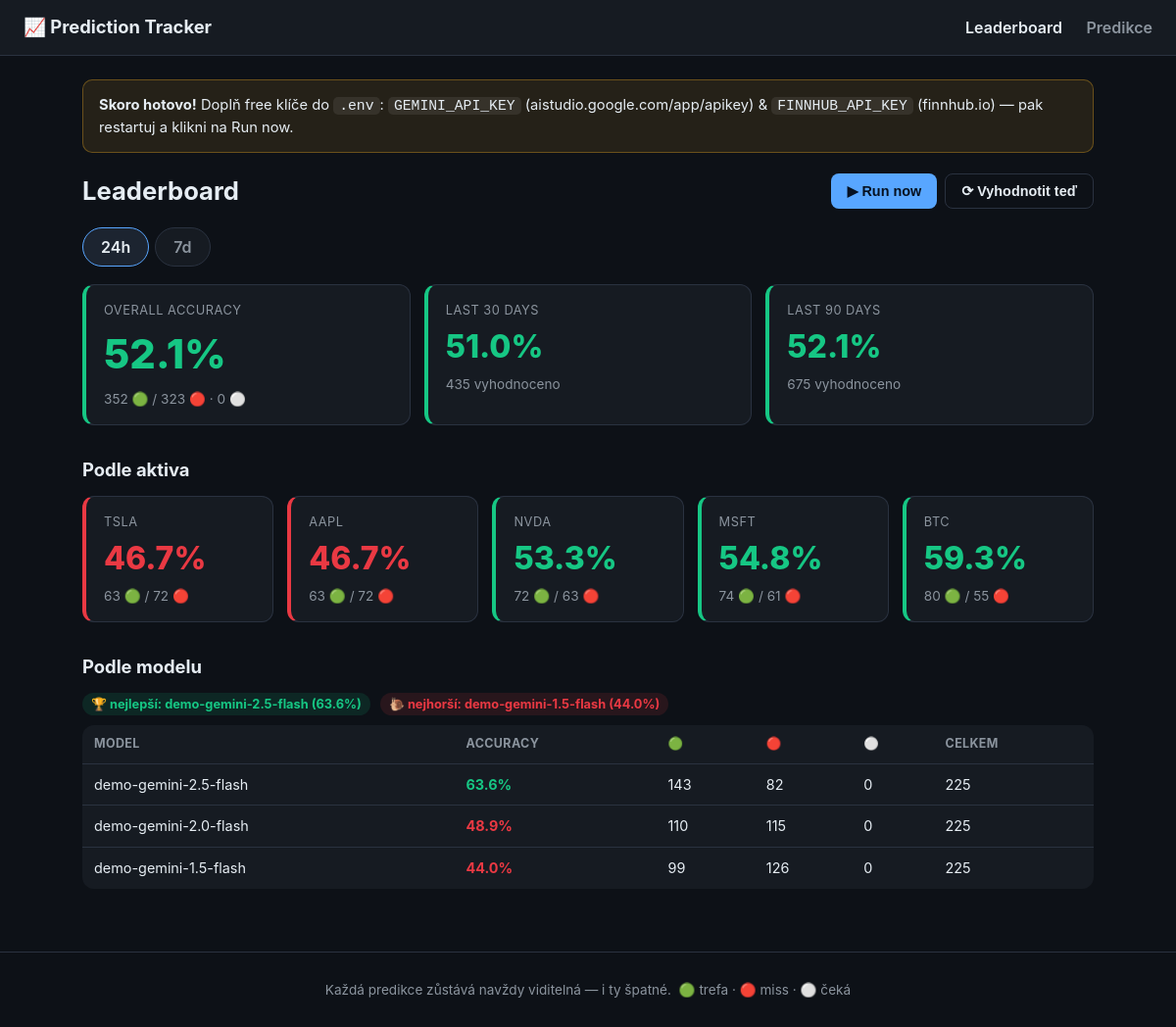
The page / on the database its author committed.
### app/models.py (models this page shows, shortened)
class Prediction(Base):
    __tablename__ = "predictions"
    id: Mapped[int] = mapped_column(Integer, primary_key=True)
    created_at: Mapped[datetime] = mapped_column(DateTime, default=utcnow, index=True)
    asset: Mapped[str] = mapped_column(String(16), index=True)
    model: Mapped[str] = mapped_column(String(64), index=True)
    direction: Mapped[str] = mapped_column(String(8))  # bullish | bearish
    bullish_prob: Mapped[float] = mapped_column(Float)
    bearish_prob: Mapped[float] = mapped_column(Float)
    price_at_prediction: Mapped[float] = mapped_column(Float)
    rationale: Mapped[str] = mapped_column(Text, default="")
    news_snapshot: Mapped[str] = mapped_column(Text, default="[]")  # JSON list of headlines
    evaluations: Mapped[list["Evaluation"]] = relationship(
        back_populates="prediction",
        cascade="all, delete-orphan",
        order_by="Evaluation.target_eval_time",
    )

class Evaluation(Base):
    __tablename__ = "evaluations"
    id: Mapped[int] = mapped_column(Integer, primary_key=True)
    prediction_id: Mapped[int] = mapped_column(
        ForeignKey("predictions.id"), index=True
    )
    horizon: Mapped[str] = mapped_column(String(8), index=True)  # "24h" | "7d"
    target_eval_time: Mapped[datetime] = mapped_column(DateTime, index=True)
    status: Mapped[str] = mapped_column(
        String(16), default="pending", index=True
    )  # pending | evaluated
    evaluated_at: Mapped[datetime | None] = mapped_column(DateTime, nullable=True)
    price_at_eval: Mapped[float | None] = mapped_column(Float, nullable=True)
    actual_direction: Mapped[str | None] = mapped_column(String(8), nullable=True)
    is_correct: Mapped[bool | None] = mapped_column(Boolean, nullable=True)
    prediction: Mapped["Prediction"] = relationship(back_populates="evaluations")

### app/main.py (the view)
@app.get("/", response_class=HTMLResponse)
def leaderboard(request: Request, h: str = "24h", db: Session = Depends(get_db)):
    data = full_scoreboard(db)
    if h not in data["horizons"]:
        h = data["horizons"][0]
    return templates.TemplateResponse(
        request,
        "leaderboard.html",
        {
            "data": data,
            "active_horizon": h,
            "settings": get_settings(),
            "active_page": "leaderboard",
        },
    )

### app/web/templates/leaderboard.html (shortened to what this page needs)
{% extends "base.html" %}
{% import "_macros.html" as m %}
{% set board = data.boards[active_horizon] %}
{% block content %}
{% if not settings.has_gemini or not settings.has_finnhub %}
<div class="banner warn">
  <strong>Skoro hotovo!</strong> Doplň free klíče do <code>.env</code>:
  {% if not settings.has_gemini %}<code>GEMINI_API_KEY</code> (aistudio.google.com/app/apikey){% endif %}
  {% if not settings.has_gemini and not settings.has_finnhub %} &amp; {% endif %}
  {% if not settings.has_finnhub %}<code>FINNHUB_API_KEY</code> (finnhub.io){% endif %}
  — pak restartuj a klikni na Run now.
</div>
{% endif %}
<div class="page-head">
  <h1>Leaderboard</h1>
  <div class="actions">
    <button class="btn" onclick="runPredictions(this)">▶ Run now</button>
    <button class="btn ghost" onclick="runEvaluations(this)">⟳ Vyhodnotit teď</button>
  </div>
</div>
<div class="tabs">
  {% for h in data.horizons %}
  <a href="/?h={{ h }}" class="tab {{ 'active' if h == active_horizon else '' }}">{{ h }}</a>
  {% endfor %}
</div>
<section class="cards-3">
  <div class="card big {{ m.acc_class(board.overall) }}">
    <div class="card-label">Overall accuracy</div>
    <div class="card-value">{{ m.accuracy(board.overall) }}</div>
    <div class="card-sub">{{ board.overall.correct }} 🟢 / {{ board.overall.incorrect }} 🔴 · {{ board.overall.pending }} ⚪</div>
  </div>
  <div class="card {{ m.acc_class(board.overall_30d) }}">
    <div class="card-label">Last 30 days</div>
    <div class="card-value">{{ m.accuracy(board.overall_30d) }}</div>
    <div class="card-sub">{{ board.overall_30d.decided }} vyhodnoceno</div>
  </div>
  <div class="card {{ m.acc_class(board.overall_90d) }}">
    <div class="card-label">Last 90 days</div>
    <div class="card-value">{{ m.accuracy(board.overall_90d) }}</div>
    <div class="card-sub">{{ board.overall_90d.decided }} vyhodnoceno</div>
  </div>
</section>
<h2>Podle aktiva</h2>
<section class="cards-asset">
  {% for s in board.by_asset %}
  <a class="card asset {{ m.acc_class(s) }}" href="/asset/{{ s.label }}">
    <div class="card-label">{{ s.label }}</div>
    <div class="card-value">{{ m.accuracy(s) }}</div>
    <div class="card-sub">{{ s.correct }} 🟢 / {{ s.incorrect }} 🔴{% if s.pending %} · {{ s.pending }} ⚪{% endif %}</div>
  </a>
  {% endfor %}
</section>
<h2>Podle modelu</h2>
{% if board.by_model %}
<div class="model-meta">
  {% if board.best_model %}<span class="badge good">🏆 nejlepší: {{ board.best_model.label }} ({{ m.accuracy(board.best_model) }})</span>{% endif %}
  {% if board.worst_model %}<span class="badge bad">🐌 nejhorší: {{ board.worst_model.label }} ({{ m.accuracy(board.worst_model) }})</span>{% endif %}
</div>
<table class="tbl">
  <thead><tr><th>Model</th><th>Accuracy</th><th>🟢</th><th>🔴</th><th>⚪</th><th>Celkem</th></tr></thead>
  <tbody>
  {% for s in board.by_model %}
    <tr>
      <td>{{ s.label }}</td>
      <td class="acc {{ m.acc_class(s) }}">{{ m.accuracy(s) }}</td>
      <td>{{ s.correct }}</td>
      <td>{{ s.incorrect }}</td>
      <td>{{ s.pending }}</td>
      <td>{{ s.total }}</td>
    </tr>
  {% endfor %}
  </tbody>
</table>
{% else %}
<p class="muted">Zatím žádné predikce. Klikni na <strong>▶ Run now</strong> nahoře.</p>
{% endif %}
{% endblock %}

### app/web/templates/base.html (shortened to what this page needs)
<!DOCTYPE html>
<html lang="cs">
<head>
  <link rel="stylesheet" href="/static/styles.css">
</head>
<body>
  <header class="topbar">
    <div class="brand"><a href="/">📈 Prediction Tracker</a></div>
    <nav>
      <a href="/" class="{{ 'active' if active_page == 'leaderboard' else '' }}">Leaderboard</a>
      <a href="/predictions" class="{{ 'active' if active_page == 'predictions' else '' }}">Predikce</a>
    </nav>
  </header>
  <main class="container">
    {% block content %}{% endblock %}
  </main>
  <footer class="footer">
    Každá predikce zůstává navždy viditelná — i ty špatné.
    &nbsp;🟢 trefa · 🔴 miss · ⚪ čeká
  </footer>
</body>
</html>

### app/web/templates/_macros.html (shortened to what this page needs)
{% macro acc_class(stat) -%}
{%- if stat is none or stat.accuracy is none -%}neutral{%- elif stat.accuracy >= 50 -%}good{%- else -%}bad{%- endif -%}
{%- endmacro %}
{% macro accuracy(stat) -%}
{%- if stat and stat.accuracy is not none -%}{{ stat.accuracy }}%{%- else -%}—{%- endif -%}
{%- endmacro %}

### app/web/static/styles.css (style rules this page uses)
:root { --bg: #0d1117; --surface: #161b22; --surface-2: #1c2430; --border: #2a3240; --text: #e6edf3; --muted: #8b949e; --good: #16c784; --good-bg: rgba(22, 199, 132, 0.12); --bad: #ea3943; --bad-bg: rgba(234, 57, 67, 0.12); --accent: #58a6ff; }
* { box-sizing: border-box; }
body { margin: 0; background: var(--bg); color: var(--text); font-family: -apple-system, "Segoe UI", Roboto, Helvetica, Arial, sans-serif; line-height: 1.5; }
a { color: var(--accent); text-decoration: none; }
.topbar { display: flex; align-items: center; justify-content: space-between; padding: 14px 24px; background: var(--surface); border-bottom: 1px solid var(--border); position: sticky; top: 0; z-index: 10; }
.brand a { color: var(--text); font-weight: 700; font-size: 1.15rem; }
.topbar nav a { color: var(--muted); margin-left: 20px; font-weight: 600; }
.topbar nav a.active, .topbar nav a:hover { color: var(--text); text-decoration: none; }
.container { max-width: 1080px; margin: 0 auto; padding: 24px; }
.footer { text-align: center; color: var(--muted); font-size: 0.85rem; padding: 28px; border-top: 1px solid var(--border); margin-top: 40px; }
h1 { font-size: 1.6rem; margin: 0; }
h2 { font-size: 1.15rem; margin: 32px 0 12px; color: var(--text); }
.page-head { display: flex; align-items: center; justify-content: space-between; gap: 16px; flex-wrap: wrap; }
.actions { display: flex; gap: 8px; }
.btn { background: var(--accent); color: #061121; border: none; border-radius: 8px; padding: 9px 16px; font-weight: 700; cursor: pointer; font-size: 0.9rem; }
.btn.ghost { background: transparent; color: var(--text); border: 1px solid var(--border); }
.banner { padding: 14px 16px; border-radius: 10px; margin-bottom: 20px; font-size: 0.92rem; }
.banner.warn { background: rgba(210, 153, 34, 0.12); border: 1px solid rgba(210, 153, 34, 0.4); }
.banner code { background: rgba(255,255,255,0.08); padding: 1px 6px; border-radius: 5px; }
.tabs { display: flex; gap: 6px; margin: 18px 0; }
.tab { padding: 7px 18px; border-radius: 999px; background: var(--surface); border: 1px solid var(--border); color: var(--muted); font-weight: 600; }
.tab.active { background: var(--surface-2); color: var(--text); border-color: var(--accent); }
.cards-3 { display: grid; grid-template-columns: repeat(3, 1fr); gap: 14px; }
.cards-asset { display: grid; grid-template-columns: repeat(auto-fit, minmax(150px, 1fr)); gap: 14px; }
.card { background: var(--surface); border: 1px solid var(--border); border-left-width: 4px; border-radius: 12px; padding: 16px 18px; }
.card.asset { display: block; color: var(--text); }
.card-label { color: var(--muted); font-size: 0.8rem; text-transform: uppercase; letter-spacing: 0.04em; }
.card-value { font-size: 2rem; font-weight: 800; margin: 4px 0; }
.card.big .card-value { font-size: 2.6rem; }
.card-sub { color: var(--muted); font-size: 0.85rem; }
.card.good { border-left-color: var(--good); }
.card.bad { border-left-color: var(--bad); }
.card.good .card-value { color: var(--good); }
.card.bad .card-value { color: var(--bad); }
.badge { display: inline-block; padding: 2px 9px; border-radius: 999px; font-size: 0.8rem; font-weight: 700; }
.badge.bull, .badge.good { background: var(--good-bg); color: var(--good); }
.badge.bear, .badge.bad { background: var(--bad-bg); color: var(--bad); }
.model-meta { display: flex; gap: 10px; flex-wrap: wrap; margin-bottom: 10px; }
.tbl { width: 100%; border-collapse: collapse; font-size: 0.9rem; background: var(--surface); border-radius: 12px; overflow: hidden; }
.tbl th, .tbl td { padding: 10px 12px; text-align: left; border-bottom: 1px solid var(--border); }
.tbl th { color: var(--muted); font-size: 0.78rem; text-transform: uppercase; letter-spacing: 0.03em; }
.tbl tr:last-child td { border-bottom: none; }
.tbl td.acc.good { color: var(--good); font-weight: 700; }
.tbl td.acc.bad { color: var(--bad); font-weight: 700; }

### rows shown on the page
Prediction: best_model.label "demo-gemini-2.5-flash"
Prediction: worst_model.label "demo-gemini-1.5-flash"
Evaluation: label "demo-gemini-2.5-flash", accuracy "63.6", correct "143", incorrect "82", pending "0", total "225"
Evaluation: label "demo-gemini-2.0-flash", accuracy "48.9", correct "110", incorrect "115", pending "0", total "225"
Evaluation: label "demo-gemini-1.5-flash", accuracy "44.0", correct "99", incorrect "126", pending "0", total "225"

### other values the page prints
{{ h }} "24h" "7d"
{{ stat.accuracy }} "52.1 51.0 52.1 63.6 44.0" "46.7" "46.7" "53.3" "54.8" "59.3"
{{ board.overall.correct }} "352"
{{ board.overall.incorrect }} "323"
{{ board.overall.pending }} "0"
{{ board.overall_30d.decided }} "435"
{{ board.overall_90d.decided }} "675"
{{ s.label }} "TSLA" "AAPL" "NVDA" "MSFT" "BTC"
{{ s.correct }} "63" "63" "72" "74" "80"
{{ s.incorrect }} "72" "72" "63" "61" "55"
